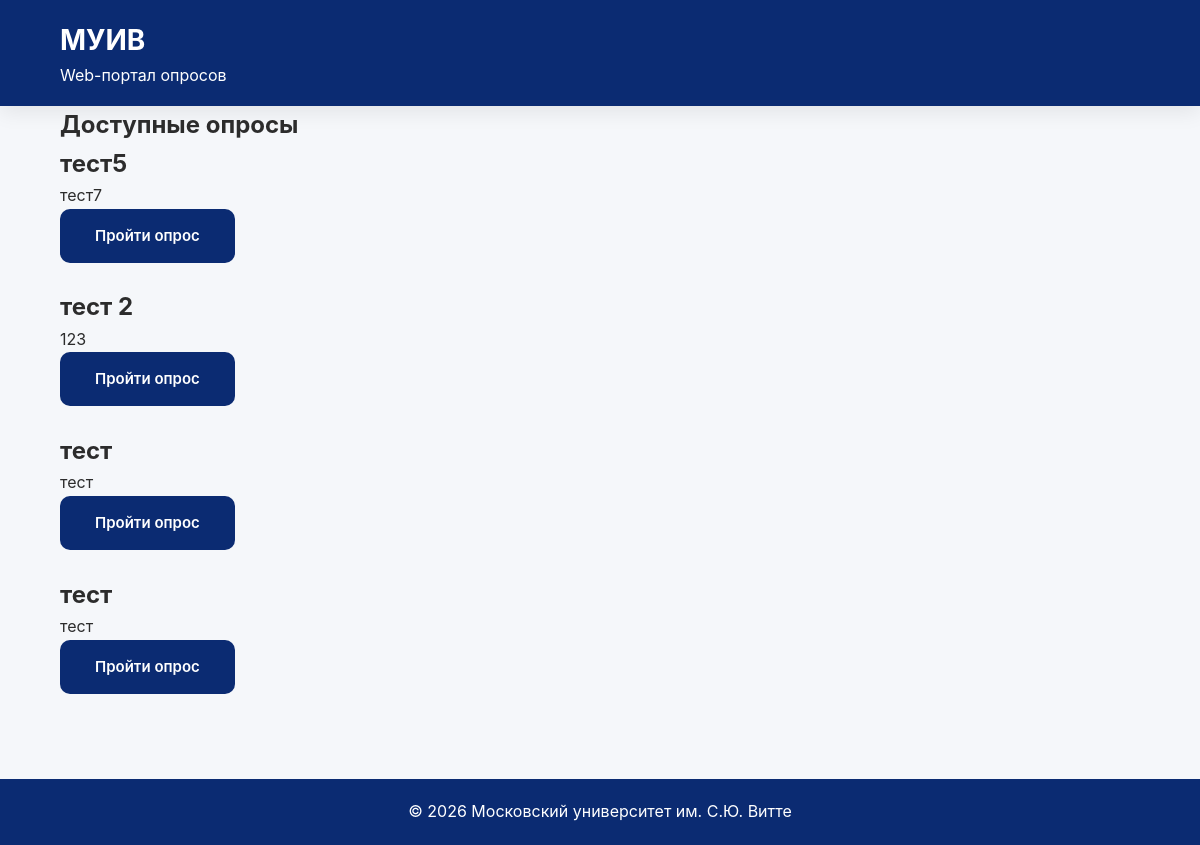
The app's page /my-polls.php (signed in) with its own data.
### tables this page shows
CREATE TABLE `polls` (
  `POLL_ID` int(11) NOT NULL,
  `POLL_TITLE` varchar(150) NOT NULL,
  `POLL_DESCRIPTION` text DEFAULT NULL,
  `POLL_START_DATE` date NOT NULL,
  `POLL_END_DATE` date NOT NULL,
  `POLL_STATUS` varchar(30) NOT NULL,
  `POLL_CAT_ID` int(11) NOT NULL,
  `POLL_USER_ID` int(11) NOT NULL
);

### my-polls.php (the view, shortened to what this page needs)
<?php
require_once __DIR__ . '/db.php';
$sql = "SELECT * FROM polls
        WHERE POLL_STATUS = 'Активен'
        ORDER BY POLL_ID DESC";
$stmt = $pdo->query($sql);
$polls = $stmt->fetchAll(PDO::FETCH_ASSOC);
?>
<!DOCTYPE html>
<html lang="ru">
<head>
    <link rel="stylesheet" href="css/style.css">
</head>
<body>
<header>
    <div class="container">
        <div class="logo">
            <a href="index.php">
                <span>МУИВ</span>
                <small>Web-портал опросов</small>
            </a>
        </div>
    </div>
</header>
<main>
<section class="teacher-panel">
    <div class="container">
        <h1>Доступные опросы</h1>
        <?php foreach ($polls as $poll): ?>
            <div class="teacher-card">
                <h2>
                    <?= htmlspecialchars($poll['POLL_TITLE']) ?>
                </h2>
                <p>
                    <?= htmlspecialchars($poll['POLL_DESCRIPTION']) ?>
                </p>
                <a
                    href="poll.php?id=<?= $poll['POLL_ID'] ?>"
                    class="btn"
                >
                    Пройти опрос
                </a>
            </div>
            <br>
        <?php endforeach; ?>
    </div>
</section>
</main>
<footer>
© 2026 Московский университет им. С.Ю. Витте
</footer>
</body>
</html>

### css/style.css (style rules this page uses)
* { margin: 0; padding: 0; box-sizing: border-box; }
:root { --primary:#0b2b72; --primary-dark:#16235A; --secondary:#8B1E3F; --secondary-dark:#6F1732; --background:#F5F7FA; --white:#FFFFFF; --text:#2C2C2C; --border:#D8DCE5; --radius:12px; --shadow:0 6px 20px rgba(0,0,0,.08); --transition:.25s; }
body { font-family: 'Inter', sans-serif; background:var(--background); color:var(--text); line-height:1.6; }
.container { width:90%; max-width:1200px; margin:auto; }
header { background:var(--primary); color:white; padding:18px 0; box-shadow:var(--shadow); }
header .container { display:flex; justify-content:space-between; align-items:center; }
.logo { font-size:24px; font-weight:700; }
.logo a { display:flex; flex-direction:column; text-decoration:none; color:white; }
.logo span { font-size:28px; color:white; }
.logo small { font-size:16px; font-weight:400; color:white; }
.btn { display:inline-block; background:var(--primary); color:white; padding:15px 35px; border-radius:10px; text-decoration:none; transition:var(--transition); font-weight:600; border:none; font-family:'Inter', sans-serif; font-size:15px; cursor:pointer; }
html { height:100%; }
body { min-height:100%; display:flex; flex-direction:column; }
main { flex:1; }
footer { background:var(--primary); color:white; text-align:center; padding:20px; margin-top:60px; }

### records on screen
polls: POLL_TITLE "тест5", POLL_DESCRIPTION "тест7"
polls: POLL_TITLE "тест 2", POLL_DESCRIPTION "123"
polls: POLL_TITLE "тест", POLL_DESCRIPTION "тест"
polls: POLL_TITLE "тест", POLL_DESCRIPTION "тест"
